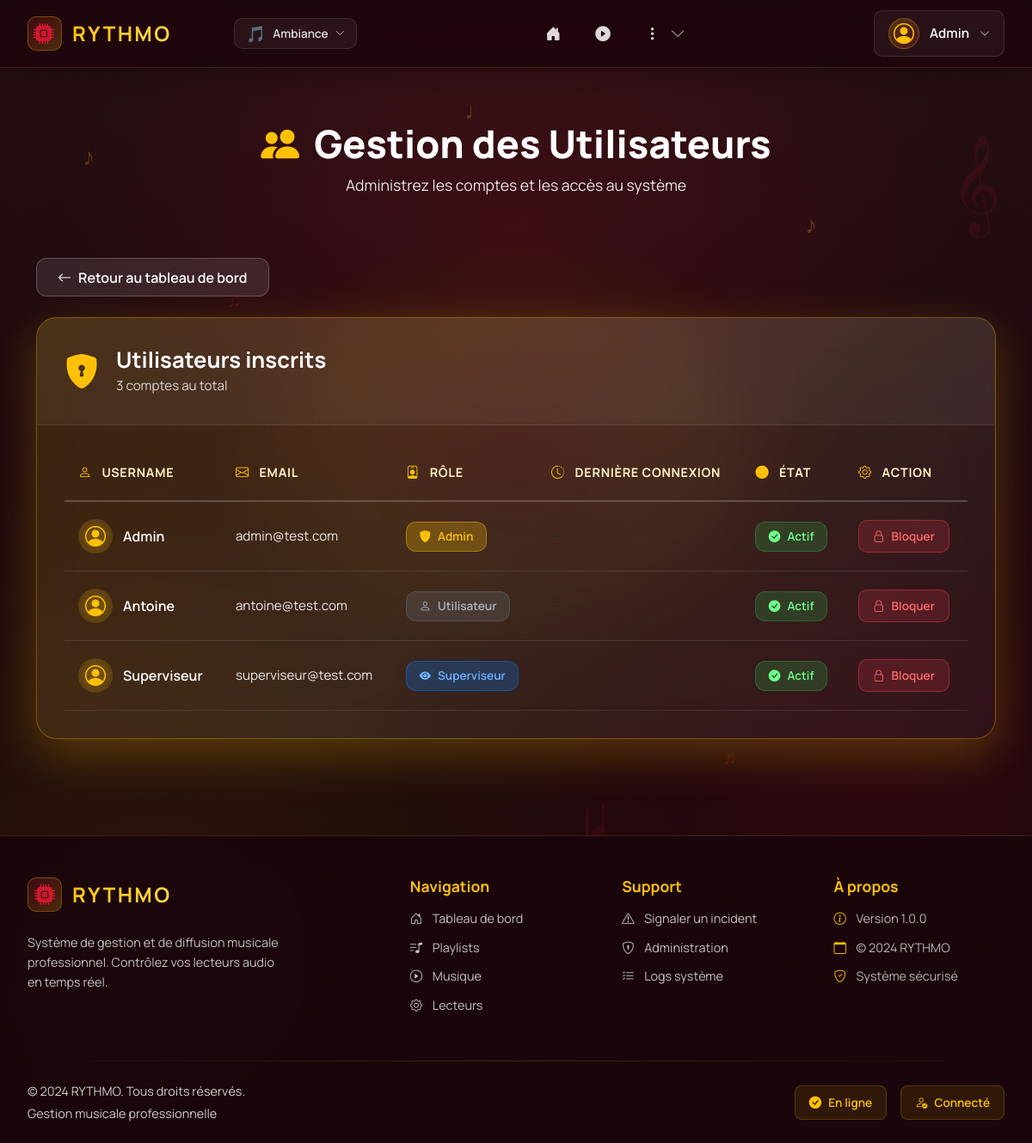
/admin/users/ (signed in), run on an earlier commit of the app's database.
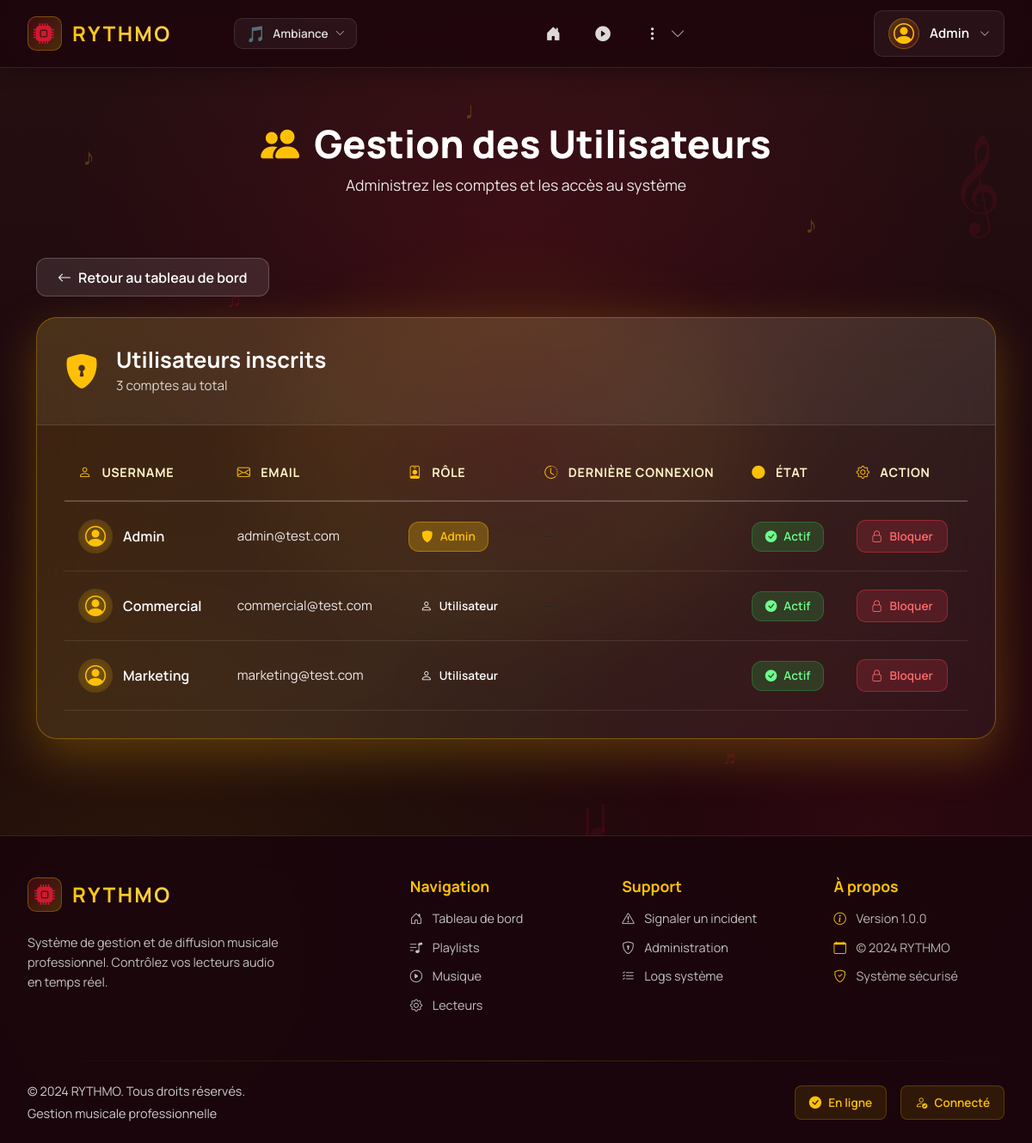
And on a later commit of the database.
### tables this page shows
CREATE TABLE utilisateur(
   id_utilisateur INTEGER PRIMARY KEY,
   nom_utilisateur VARCHAR(50) UNIQUE NOT NULL,
   motdepasse VARCHAR(50) NOT NULL,
   prenom VARCHAR(50) NOT NULL,
   nom VARCHAR(50) NOT NULL,
   email VARCHAR(100) UNIQUE NOT NULL,
   nom_role VARCHAR(50) NOT NULL,
   FOREIGN KEY(nom_role) REFERENCES role(nom_role)
);

### app/controllers/AdminController.py (the view)
@admin_bp.route("/", endpoint="admin")
def list_users():
    admin_required()
    users = user_service.getUsers()
    metadata = {"title": "Admin - Gestion Utilisateurs", "pagename": "admin"}
    return render_template("admin.html", users=users, metadata=metadata)

### app/templates/admin.html (shortened to what this page needs)
{% extends 'layout.html' %}
{% block content %}
<div class="admin-hero">
  <div class="container">
    <h1><i class="bi bi-people-fill"></i> Gestion des Utilisateurs</h1>
    <p>Administrez les comptes et les accès au système</p>
  </div>
</div>
<div class="container mt-4 pb-5">
  <div class="admin-actions mb-4">
    <a href="{{ url_for('index') }}" class="btn btn-rythmo-back">
      <i class="bi bi-arrow-left"></i> Retour au tableau de bord
    </a>
  </div>
  <div class="admin-card">
    <div class="admin-card-header">
      <div class="admin-header-info">
        <i class="bi bi-shield-lock-fill"></i>
        <div>
          <h2>Utilisateurs inscrits</h2>
          <p>{{ users|length }} compte{{ 's' if users|length > 1 else '' }} au total</p>
        </div>
      </div>
    </div>
    <div class="admin-table-wrapper">
      <table class="admin-table">
        <thead>
          <tr>
            <th>
              <i class="bi bi-person"></i> Username
            </th>
            <th>
              <i class="bi bi-envelope"></i> Email
            </th>
            <th>
              <i class="bi bi-person-badge"></i> Rôle
            </th>
            <th>
              <i class="bi bi-clock-history"></i> Dernière connexion
            </th>
            <th>
              <i class="bi bi-circle-fill"></i> État
            </th>
            <th>
              <i class="bi bi-gear"></i> Action
            </th>
          </tr>
        </thead>
        <tbody>
          {% for u in users %}
          <tr class="admin-table-row">
            <td class="user-username">
              <div class="user-avatar">
                <i class="bi bi-person-circle"></i>
              </div>
              <span>{{ u.username }}</span>
            </td>
            <td class="user-email">{{ u.email }}</td>
            <td>
              <span class="role-badge role-{{ u.role|lower }}">
                {% if u.role == 'admin' %}
                  <i class="bi bi-shield-fill"></i> Admin
                {% elif u.role == 'superviseur' %}
                  <i class="bi bi-eye-fill"></i> Superviseur
                {% else %}
                  <i class="bi bi-person"></i> Utilisateur
                {% endif %}
              </span>
            </td>
            <td class="user-lastlogin">
              {% if u.last_login %}
                <i class="bi bi-check-circle"></i> {{ u.last_login }}
              {% else %}
                <span class="text-muted">—</span>
              {% endif %}
            </td>
            <td>
              {% if u.block_until %}
                <span class="status-badge status-blocked">
                  <i class="bi bi-x-circle-fill"></i> Bloqué
                </span>
              {% else %}
                <span class="status-badge status-active">
                  <i class="bi bi-check-circle-fill"></i> Actif
                </span>
              {% endif %}
            </td>
            <td class="user-actions">
              {% if u.block_until %}
                <a href="{{ url_for('admin.unblock_user', user_id=u.id) }}"
                   class="btn btn-action-unblock">
                  <i class="bi bi-unlock"></i> Débloquer
                </a>
              {% else %}
                <a href="{{ url_for('admin.block_user', user_id=u.id) }}"
                   class="btn btn-action-block"
                   onclick="return confirm('Êtes-vous sûr de vouloir bloquer cet utilisateur ?');">
                  <i class="bi bi-lock"></i> Bloquer
                </a>
              {% endif %}
            </td>
          </tr>
          {% endfor %}
        </tbody>
      </table>
    </div>
  </div>
</div>
{% endblock %}

### app/templates/layout.html (shortened to what this page needs)
<!DOCTYPE html>
<html lang="fr">
<head>
	<link href="https://cdn.jsdelivr.net/npm/bootstrap@5.3.8/dist/css/bootstrap.min.css" rel="stylesheet">
	<link rel="stylesheet" href="https://cdn.jsdelivr.net/npm/bootstrap-icons@1.13.1/font/bootstrap-icons.min.css">
</head>
<body class="{% if session.get('theme') == 'chill' %}romantique{% else %}{{ session.get('theme', 'default') }}{% endif %} {% if hide_layout %}no-layout{% endif %}">
	{% if session.get('theme', 'default') == 'default' %}
		{% include 'includes/theme-default-bg.html' %}
	{% endif %}
	{% if not hide_layout and session.get('logged') %}
		{% include 'includes/nav.html' %}
	{% endif %}
	{% block content %}{% endblock %}
	{% if not hide_layout and session.get('logged') %}
		{% include 'includes/footer.html' %}
	{% endif %}
</body>
</html>

### app/templates/includes/theme-default-bg.html (shortened to what this page needs)
<div class="theme-default-bg" aria-hidden="true">
	<div class="default-sky-glow"></div>
	<span class="default-clef-char default-clef-left">𝄞</span>
	<span class="default-clef-char default-clef-right">𝄞</span>
	<span class="default-note default-note-1">♪</span>
	<span class="default-note default-note-2">♫</span>
	<span class="default-note default-note-3">♩</span>
	<span class="default-note default-note-4">♬</span>
	<span class="default-note default-note-5">♪</span>
	<span class="default-note default-note-6">♫</span>
	<span class="default-note default-note-7">♩</span>
	<span class="default-note default-note-8">♬</span>
	<svg class="default-note-svg default-note-svg-1" viewBox="0 0 40 50" xmlns="http://www.w3.org/2000/svg">
		<ellipse cx="12" cy="42" rx="8" ry="6" fill="rgba(255,193,7,0.2)" transform="rotate(-20 12 42)"/>
		<rect x="17" y="8" width="3" height="34" fill="rgba(255,193,7,0.25)"/>
	</svg>
</div>

### app/templates/includes/nav.html (shortened to what this page needs)
{% if current_user %}
<nav class="navbar-modern fixed-top navbar-expand-lg">
  <div class="navbar-container">
    <div class="navbar-brand-section">
      <a class="navbar-brand-modern" href="{{ url_for('index') }}">
        <div class="brand-icon-wrapper">
          <i class="bi bi-cpu-fill"></i>
        </div>
        <span class="brand-text">RYTHMO</span>
      </a>
      <div class="music-visualizer" id="music-bar">
      </div>
      <div class="theme-switcher d-none d-md-block">
        <button class="theme-switcher-trigger" type="button" data-bs-toggle="dropdown" aria-expanded="false" title="Changer de thème">
          <span class="theme-switcher-icon">
            {% if theme == 'joyeux' %}☀️
            {% elif theme == 'triste' %}🌧️
            {% elif theme == 'nature' %}🌿
            {% elif theme == 'romantique' %}💕
            {% else %}🎵{% endif %}
          </span>
          <span class="theme-switcher-label d-none d-lg-inline">Ambiance</span>
          <i class="bi bi-chevron-down theme-switcher-arrow"></i>
        </button>
      </div>
    </div>
    <div class="navbar-nav-section">
      <div class="collapse navbar-collapse-modern" id="navbarNav">
        <ul class="navbar-nav-modern">
          <li class="nav-item-modern">
            <a class="nav-link-modern nav-link-icon-only" href="{{ url_for('index') }}">
              <i class="bi bi-house-door-fill"></i>
            </a>
          </li>
          <li class="nav-item-modern">
            <a class="nav-link-modern nav-link-icon-only" href="{{ url_for('musique.musique') }}">
              <i class="bi bi-play-circle-fill"></i>
            </a>
          </li>
          {% if current_user.role in ["admin", "superviseur"] or current_user.role == "admin" %}
          <li class="nav-item-modern nav-item-dropdown">
            <button class="nav-link-modern nav-link-icon-only nav-more-btn" type="button" data-bs-toggle="dropdown" aria-expanded="false">
              <i class="bi bi-three-dots-vertical"></i>
              <i class="bi bi-chevron-down nav-dropdown-arrow"></i>
            </button>
          </li>
          {% endif %}
        </ul>
      </div>
    </div>
    <div class="navbar-user-section">
      <div class="user-dropdown">
        <button class="user-menu-trigger" type="button" data-bs-toggle="dropdown" aria-expanded="false">
          <div class="user-avatar-nav">
            <i class="bi bi-person-circle"></i>
          </div>
          <span class="username-text d-none d-lg-inline">{{ current_user.username }}</span>
          <i class="bi bi-chevron-down dropdown-arrow"></i>
        </button>
      </div>
    </div>
  </div>
</nav>
{% endif %}

### app/templates/includes/footer.html (shortened to what this page needs)
<footer class="footer-modern">
  <div class="footer-container">
    <div class="footer-main">
      <div class="footer-brand">
        <div class="footer-logo">
          <div class="footer-logo-icon">
            <i class="bi bi-cpu-fill"></i>
          </div>
          <span class="footer-brand-text">RYTHMO</span>
        </div>
        <p class="footer-description">
          Système de gestion et de diffusion musicale professionnel.
          Contrôlez vos lecteurs audio en temps réel.
        </p>
        <div class="footer-music-visualizer">
        </div>
      </div>
      <div class="footer-links">
        <h4>Navigation</h4>
        <ul>
          <li><a href="{{ url_for('index') }}"><i class="bi bi-house-door"></i> Tableau de bord</a></li>
          <li><a href="{{ url_for('playlist.playlists') }}"><i class="bi bi-music-note-list"></i> Playlists</a></li>
          <li><a href="{{ url_for('musique.musique') }}"><i class="bi bi-play-circle"></i> Musique</a></li>
          {% if current_user and current_user.role in ["admin", "superviseur"] %}
          <li><a href="{{ url_for('page_lecteurs') }}"><i class="bi bi-gear"></i> Lecteurs</a></li>
          {% endif %}
        </ul>
      </div>
      <div class="footer-links">
        <h4>Support</h4>
        <ul>
          <li><a href="{{ url_for('contact.contact') }}"><i class="bi bi-exclamation-triangle"></i> Signaler un incident</a></li>
          {% if current_user and current_user.role == "admin" %}
          <li><a href="{{ url_for('admin.admin') }}"><i class="bi bi-shield-lock"></i> Administration</a></li>
          <li><a href="{{ url_for('logs.logs') }}"><i class="bi bi-list-check"></i> Logs système</a></li>
          {% endif %}
        </ul>
      </div>
      <div class="footer-info">
        <h4>À propos</h4>
        <ul>
          <li><i class="bi bi-info-circle"></i> Version 1.0.0</li>
          <li><i class="bi bi-calendar"></i> © 2024 RYTHMO</li>
          <li><i class="bi bi-shield-check"></i> Système sécurisé</li>
        </ul>
      </div>
    </div>
    <div class="footer-divider"></div>
    <div class="footer-bottom">
      <div class="footer-copyright">
        <p>&copy; 2024 RYTHMO. Tous droits réservés.</p>
        <p class="footer-subtitle">Gestion musicale professionnelle</p>
      </div>
      <div class="footer-badges">
        <span class="footer-badge">
          <i class="bi bi-check-circle-fill"></i> En ligne
        </span>
        {% if current_user %}
        <span class="footer-badge">
          <i class="bi bi-person-check"></i> Connecté
        </span>
        {% endif %}
      </div>
    </div>
  </div>
</footer>

What changed in the data, as far as the page shows it:
changed utilisateur: username "Antoine" → "Commercial"; email "antoine@test.com" → "commercial@test.com"; nom_role "utilisateur" → "commercial" (drawn)
changed utilisateur: username "Superviseur" → "Marketing"; email "superviseur@test.com" → "marketing@test.com"; nom_role "Superviseur" → "Utilisateur"
